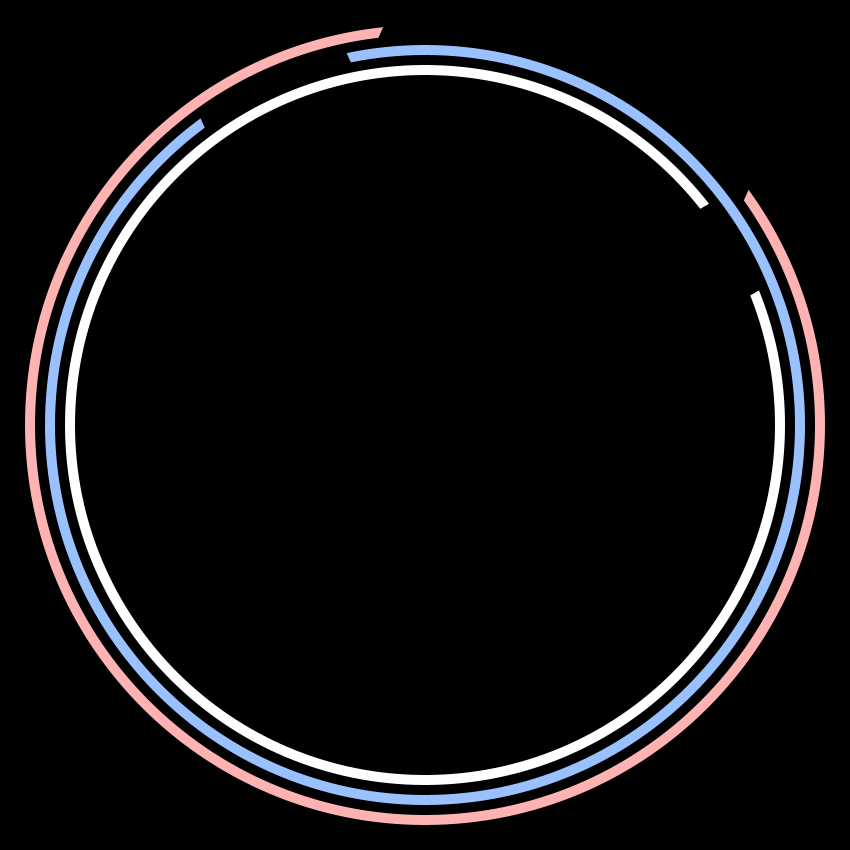
Frame 1 (no input)
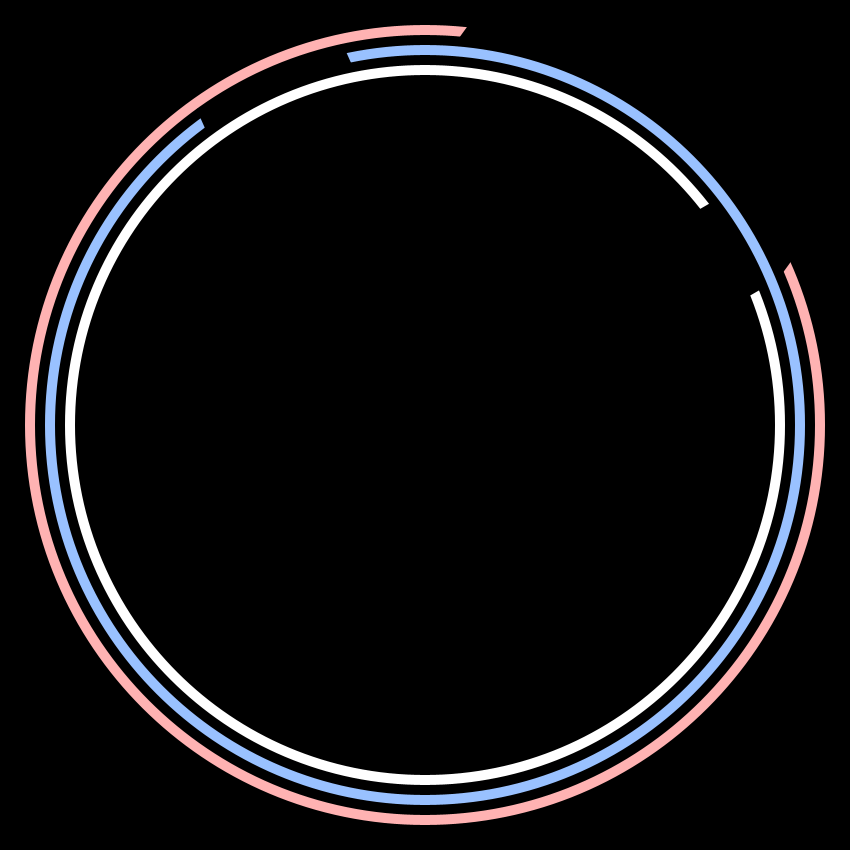
Frame 60 (the mouse pressed at the canvas centre just before this capture)
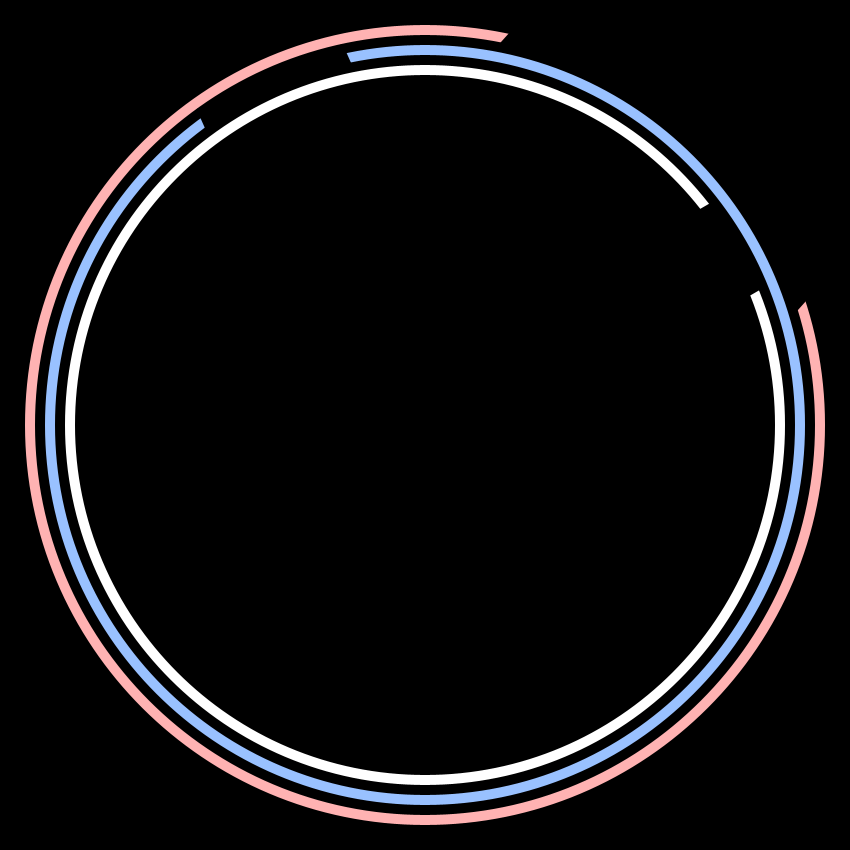
Frame 120 (the mouse held since frame 60 and released just before this capture)

The Processing sketch that drew these frames (run headless with seeded random() and noise(); from frame 60 on, the mouse is pressed at the canvas centre):

// Processing sketch: processing_21032
// ── processing_21032.pde



int hours;
int minutes;
int seconds;


void setup() {
  size(850, 850);
  colorMode(HSB, 100);
  background(0);
  strokeCap(SQUARE);
  smooth();
}

void draw() {
 
   // variables
 hours = hour();
 minutes = minute();
 seconds = second();
 
 println(hours + " " + minutes + " " + seconds);
    
    // fix for 24 hour clock
  if(hours > 12) {
   hours -= 12; 
  }
 
 background(0);
 
    // center 
  translate(425,425);
  rotate(radians(90));
  noFill();
  
      // circle
  noStroke();
  fill(0, 30, 100);
  ellipse(0,0, -800,800);
  
    // circle 2
  noStroke();
  fill(0);
  ellipse(0,0, -780,780);

    // second hand
  strokeWeight(400);
  stroke(0);
  pushMatrix();
  rotate(radians(6 * seconds));
  line(0,0, -420,0);
  popMatrix(); 

    // circle 3
  noStroke();
  fill(0, 100, 100);
  ellipse(0,0, -200,200);
  
     // circle 4
  noStroke();
  fill(60, 40, 100);
  ellipse(0,0, -760,760);
  
    // minute hand
  strokeWeight(160);
  stroke(0);
  pushMatrix();
  rotate(radians(6 * minutes));
  line(0,0, -382,0);
  popMatrix();
  
     // circle 5
  noStroke();
  fill(0);
  ellipse(0,0, -740,740);
  
     // circle 6
  noStroke();
  fill(0, 0, 100);
  ellipse(0,0, -720,720);
 
       // circle 7
  noStroke();
  fill(0);
  ellipse(0,0, -700,700);

    // hour hand
  strokeWeight(100);
  stroke(0);
  pushMatrix();
  rotate(radians(30 * hours));  // 30 * 12 = 360 degrees
  line(0,0, -362,0);
  popMatrix();
}
